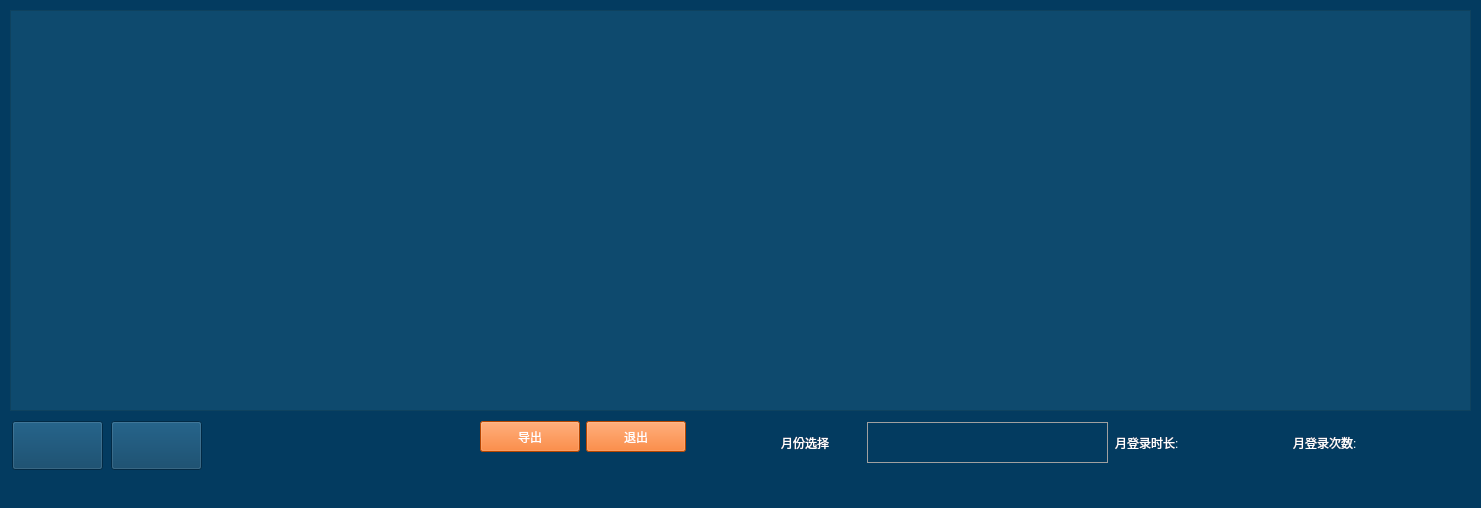
<?xml version="1.0" encoding="UTF-8"?>
<ui version="4.0">
 <class>jsj_loginlongdlg</class>
 <widget class="QWidget" name="jsj_loginlongdlg">
  <property name="geometry">
   <rect>
    <x>0</x>
    <y>0</y>
    <width>1481</width>
    <height>508</height>
   </rect>
  </property>
  <property name="maximumSize">
   <size>
    <width>1481</width>
    <height>508</height>
   </size>
  </property>
  <property name="windowTitle">
   <string>Form</string>
  </property>
  <property name="styleSheet">
   <string notr="true">background-color: rgb(3, 59, 96);</string>
  </property>
  <widget class="QTableWidget" name="tableWidget">
   <property name="geometry">
    <rect>
     <x>10</x>
     <y>10</y>
     <width>1461</width>
     <height>401</height>
    </rect>
   </property>
   <property name="minimumSize">
    <size>
     <width>1461</width>
     <height>401</height>
    </size>
   </property>
   <property name="maximumSize">
    <size>
     <width>1461</width>
     <height>1461</height>
    </size>
   </property>
   <property name="font">
    <font>
     <family>黑体</family>
     <pointsize>14</pointsize>
     <weight>50</weight>
     <italic>false</italic>
     <bold>false</bold>
    </font>
   </property>
   <property name="focusPolicy">
    <enum>Qt::NoFocus</enum>
   </property>
   <property name="styleSheet">
    <string notr="true">background-color: rgba(18, 81, 116, 180);
font: 14pt &quot;黑体&quot;;
color: rgb(255, 255, 255);

color: rgb(255, 255, 255);</string>
   </property>
   <property name="horizontalScrollBarPolicy">
    <enum>Qt::ScrollBarAlwaysOff</enum>
   </property>
  </widget>
  <widget class="QWidget" name="layoutWidget">
   <property name="geometry">
    <rect>
     <x>10</x>
     <y>420</y>
     <width>356</width>
     <height>51</height>
    </rect>
   </property>
   <layout class="QHBoxLayout" name="horizontalLayout_4">
    <item>
     <widget class="QPushButton" name="UpBtn">
      <property name="minimumSize">
       <size>
        <width>91</width>
        <height>49</height>
       </size>
      </property>
      <property name="maximumSize">
       <size>
        <width>91</width>
        <height>49</height>
       </size>
      </property>
      <property name="cursor">
       <cursorShape>OpenHandCursor</cursorShape>
      </property>
      <property name="styleSheet">
       <string notr="true">border-image: url(:/new/jsj/rc/用户管理/上一页.png);</string>
      </property>
      <property name="text">
       <string/>
      </property>
     </widget>
    </item>
    <item>
     <widget class="QPushButton" name="NextBtn">
      <property name="minimumSize">
       <size>
        <width>91</width>
        <height>49</height>
       </size>
      </property>
      <property name="maximumSize">
       <size>
        <width>91</width>
        <height>49</height>
       </size>
      </property>
      <property name="cursor">
       <cursorShape>OpenHandCursor</cursorShape>
      </property>
      <property name="styleSheet">
       <string notr="true">border-image: url(:/new/jsj/rc/用户管理/下一页.png);</string>
      </property>
      <property name="text">
       <string/>
      </property>
     </widget>
    </item>
    <item>
     <spacer name="horizontalSpacer">
      <property name="orientation">
       <enum>Qt::Horizontal</enum>
      </property>
      <property name="sizeType">
       <enum>QSizePolicy::Maximum</enum>
      </property>
      <property name="sizeHint" stdset="0">
       <size>
        <width>160</width>
        <height>20</height>
       </size>
      </property>
     </spacer>
    </item>
   </layout>
  </widget>
  <widget class="QWidget" name="layoutWidget">
   <property name="geometry">
    <rect>
     <x>780</x>
     <y>420</y>
     <width>685</width>
     <height>45</height>
    </rect>
   </property>
   <layout class="QHBoxLayout" name="horizontalLayout_3">
    <item>
     <layout class="QHBoxLayout" name="horizontalLayout_2">
      <item>
       <widget class="QLabel" name="label">
        <property name="minimumSize">
         <size>
          <width>80</width>
          <height>31</height>
         </size>
        </property>
        <property name="maximumSize">
         <size>
          <width>80</width>
          <height>31</height>
         </size>
        </property>
        <property name="layoutDirection">
         <enum>Qt::LeftToRight</enum>
        </property>
        <property name="styleSheet">
         <string notr="true">font: 87 12pt &quot;Arial Black&quot;;
color: rgb(255, 255, 255);</string>
        </property>
        <property name="text">
         <string>月份选择</string>
        </property>
        <property name="alignment">
         <set>Qt::AlignLeading|Qt::AlignLeft|Qt::AlignVCenter</set>
        </property>
       </widget>
      </item>
      <item>
       <widget class="QComboBox" name="comboBox">
        <property name="sizePolicy">
         <sizepolicy hsizetype="Preferred" vsizetype="Fixed">
          <horstretch>241</horstretch>
          <verstretch>41</verstretch>
         </sizepolicy>
        </property>
        <property name="minimumSize">
         <size>
          <width>241</width>
          <height>41</height>
         </size>
        </property>
        <property name="maximumSize">
         <size>
          <width>241</width>
          <height>41</height>
         </size>
        </property>
        <property name="styleSheet">
         <string notr="true">

QComboBox{
color: rgb(255, 255, 255);
	font: 87 15pt &quot;Arial Black&quot;;
border: 1px solid #A0A0A0; /* 边框宽度为1px，颜色为#A0A0A0 */
}
QComboBox::down-arrow {

image:url(:/new/jsj/rc/新增/下拉箭头.png);

 }

 QComboBox::drop-down {

     border:none;

 padding-right:4px;

 }

QComboBox QAbstractItemView{

  outline:0px;

color:rgb(220,220,220);

background-color:rgb(37,86,159);

border:1px solid rgba(143,211,249,127);

border-bottom-right-radius:4px;

border-bottom-left-radius:4px;

 }

QComboBox QAbstractItemView::item{

height:26px;

background-color:rgba(143,211,249,38);

 }

 QComboBox QAbstractItemView::item:selected{

background-color:rgb(26,138,219);
 }</string>
        </property>
       </widget>
      </item>
     </layout>
    </item>
    <item>
     <widget class="QLabel" name="label_2">
      <property name="minimumSize">
       <size>
        <width>171</width>
        <height>31</height>
       </size>
      </property>
      <property name="maximumSize">
       <size>
        <width>171</width>
        <height>31</height>
       </size>
      </property>
      <property name="styleSheet">
       <string notr="true">font: 87 12pt &quot;Arial Black&quot;;
color: rgb(255, 255, 255);</string>
      </property>
      <property name="text">
       <string>月登录时长:</string>
      </property>
     </widget>
    </item>
    <item>
     <widget class="QLabel" name="label_4">
      <property name="minimumSize">
       <size>
        <width>171</width>
        <height>31</height>
       </size>
      </property>
      <property name="maximumSize">
       <size>
        <width>171</width>
        <height>31</height>
       </size>
      </property>
      <property name="styleSheet">
       <string notr="true">font: 87 12pt &quot;Arial Black&quot;;
color: rgb(255, 255, 255);</string>
      </property>
      <property name="text">
       <string>月登录次数:</string>
      </property>
     </widget>
    </item>
   </layout>
  </widget>
  <widget class="QWidget" name="layoutWidget">
   <property name="geometry">
    <rect>
     <x>480</x>
     <y>420</y>
     <width>208</width>
     <height>33</height>
    </rect>
   </property>
   <layout class="QHBoxLayout" name="horizontalLayout_5">
    <item>
     <widget class="QPushButton" name="pushButton">
      <property name="minimumSize">
       <size>
        <width>100</width>
        <height>31</height>
       </size>
      </property>
      <property name="maximumSize">
       <size>
        <width>100</width>
        <height>31</height>
       </size>
      </property>
      <property name="styleSheet">
       <string notr="true">background-color: rgb(255, 98, 0);
font: 87 12pt &quot;Arial Black&quot;;
color: rgb(255, 255, 255);</string>
      </property>
      <property name="text">
       <string>导出</string>
      </property>
     </widget>
    </item>
    <item>
     <widget class="QPushButton" name="pushButton_2">
      <property name="minimumSize">
       <size>
        <width>100</width>
        <height>31</height>
       </size>
      </property>
      <property name="maximumSize">
       <size>
        <width>100</width>
        <height>31</height>
       </size>
      </property>
      <property name="styleSheet">
       <string notr="true">background-color: rgb(255, 98, 0);
font: 87 12pt &quot;Arial Black&quot;;
color: rgb(255, 255, 255);</string>
      </property>
      <property name="text">
       <string>退出</string>
      </property>
     </widget>
    </item>
   </layout>
  </widget>
 </widget>
 <resources/>
 <connections/>
</ui>
